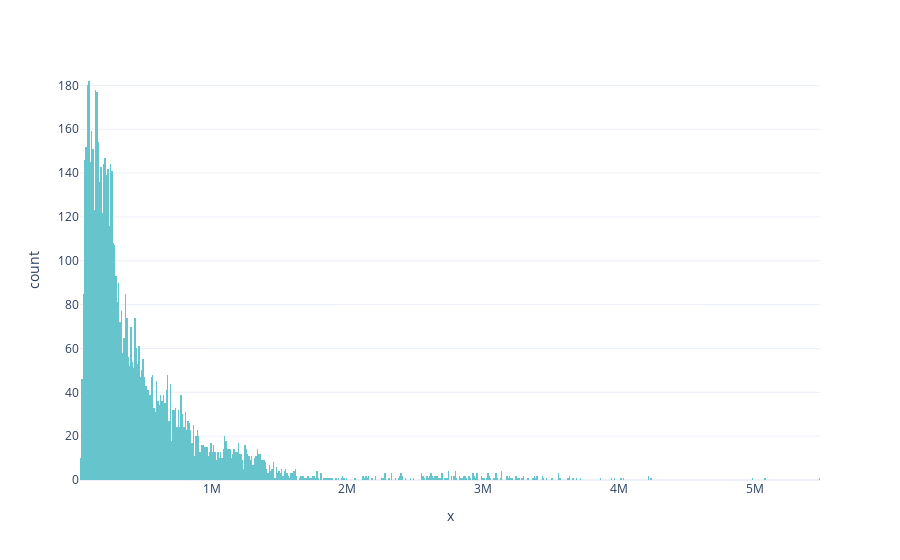
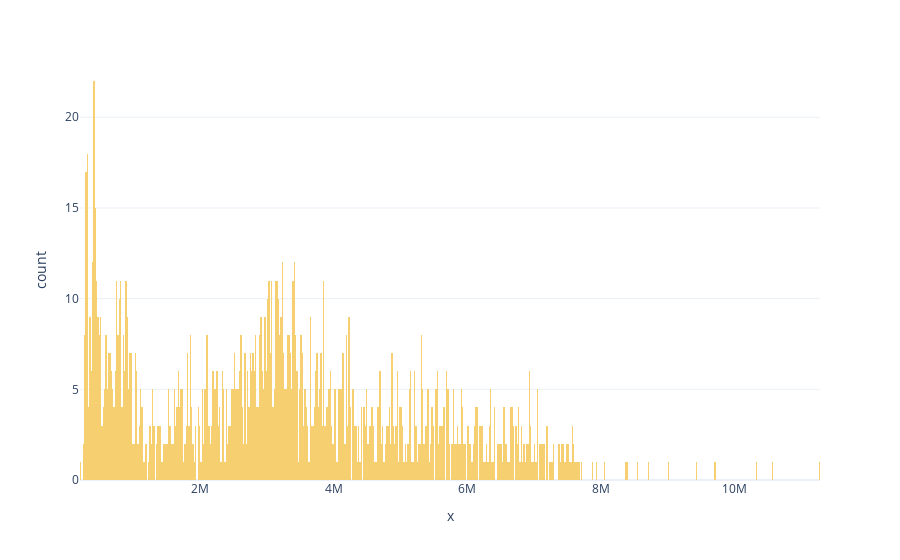

Notebook code for these charts, in order:
### Markdown cell above
### total_volume

É a coluna referene aos dados de volume total de abacates

### Code cell
mask_estados = (df.type == 'conventional') & df.region.isin(lista_estados)
mask_regiao = (df.type == 'conventional') & df.region.isin(lista_regioes)
mask_total = (df.type == 'conventional') & (df.region == 'TotalUS')


fig = px.histogram(
    x=df.loc[mask_estados,'total_volume'],
    nbins=1000,
    color_discrete_sequence=px.colors.qualitative.Pastel,
)

fig.show()

fig = px.histogram(
    x=df.loc[mask_regiao,'total_volume'],
    nbins=1000,
    color_discrete_sequence=[px.colors.qualitative.Pastel[1]],
)

fig.show()

### Figure 1 — Plotly figure (JSON) as saved in the notebook; plotly's stock layout.template omitted (floating-point values rounded to 4 significant figures; data arrays with more than 128 entries replaced by an {"elided": "..."} marker saying what was removed)
{"data": [{"alignmentgroup": "True", "bingroup": "x", "hovertemplate": "x=%{x}<br>count=%{y}<extra></extra>", "legendgroup": "", "marker": {"color": "rgb(102, 197, 204)", "pattern": {"shape": ""}}, "name": "", "nbinsx": 1000, "offsetgroup": "", "orientation": "v", "showlegend": false, "type": "histogram", "x": {"elided": "7098 int values"}, "xaxis": "x", "yaxis": "y"}], "layout": {"barmode": "relative", "legend": {"tracegroupgap": 0}, "margin": {"t": 60}, "xaxis": {"anchor": "y", "domain": [0, 1], "title": {"text": "x"}}, "yaxis": {"anchor": "x", "domain": [0, 1], "title": {"text": "count"}}}}

### Figure 2 — Plotly figure (JSON) as saved in the notebook; plotly's stock layout.template omitted (floating-point values rounded to 4 significant figures; data arrays with more than 128 entries replaced by an {"elided": "..."} marker saying what was removed)
{"data": [{"alignmentgroup": "True", "bingroup": "x", "hovertemplate": "x=%{x}<br>count=%{y}<extra></extra>", "legendgroup": "", "marker": {"color": "rgb(246, 207, 113)", "pattern": {"shape": ""}}, "name": "", "nbinsx": 1000, "offsetgroup": "", "orientation": "v", "showlegend": false, "type": "histogram", "x": {"elided": "1521 int values"}, "xaxis": "x", "yaxis": "y"}], "layout": {"barmode": "relative", "legend": {"tracegroupgap": 0}, "margin": {"t": 60}, "xaxis": {"anchor": "y", "domain": [0, 1], "title": {"text": "x"}}, "yaxis": {"anchor": "x", "domain": [0, 1], "title": {"text": "count"}}}}
